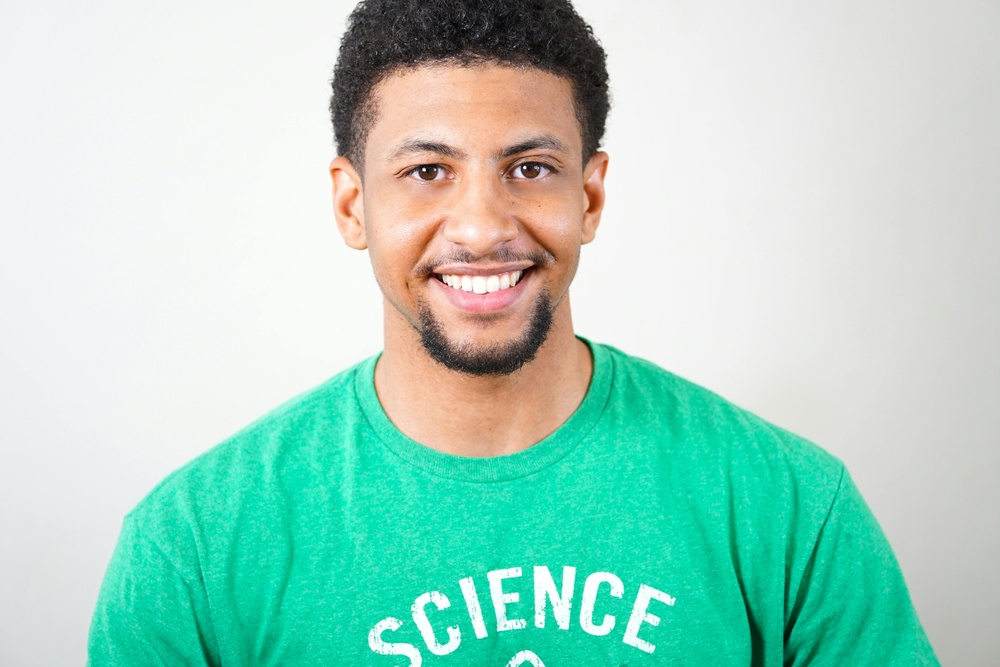
#> input picture 2.jpg, 1000 x 667 px, shrunk from 6000 x 4000 before the run
$ jupyter execute lab6.ipynb
#> lines starting #> are read from the running program, lines starting #| are printed output that depends on the picture; pictures that were not available may be replaced by others from this repository, and a replacement may not be noted
[cell 1]
import cv2
import numpy as np
import matplotlib.pyplot as plt

[cell 2]
def histogram_equalization(image):
    if len(image.shape) == 3:  # Check if image is color
        gray = cv2.cvtColor(image, cv2.COLOR_BGR2GRAY)  # Convert to grayscale
    else:
        gray = image  # Already grayscale

    equalized = cv2.equalizeHist(gray)  # Apply histogram equalization
    return gray, equalized

[cell 3]
def match_histogram(source, reference):
    source_hist, _ = np.histogram(source.flatten(), 256, [0, 256])
    reference_hist, _ = np.histogram(reference.flatten(), 256, [0, 256])

    # Compute CDFs
    source_cdf = np.cumsum(source_hist) / np.sum(source_hist)
    reference_cdf = np.cumsum(reference_hist) / np.sum(reference_hist)

    # Create a mapping (LUT) from source to reference CDF
    lut = np.interp(source_cdf, reference_cdf, np.arange(256))

    # Apply LUT transformation
    modified_image = cv2.LUT(source, lut.astype(np.uint8))

    return modified_image

[cell 4]
input_image = cv2.imread('2.jpg')  # Load input image
#> input_image is the input picture: shape (667, 1000, 3); mean B, G, R 198.1, 213.7, 166.7
reference_image = cv2.imread('1.jpg', cv2.IMREAD_GRAYSCALE)
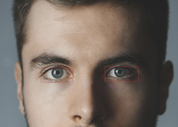
#> input picture 1.png, 178 x 127 px, shrunk from 1068 x 760 before the run, given in place of 1.jpg, which was not available
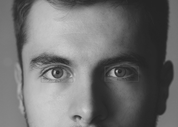
#> reference_image: shape (127, 178); min 34, max 208, mean 111.8

[cell 5]
gray_image, equalized_image = histogram_equalization(input_image)
#> in histogram_equalization, `gray = cv2.cvtColor(image, cv2.COLOR_BGR2GRAY)`:
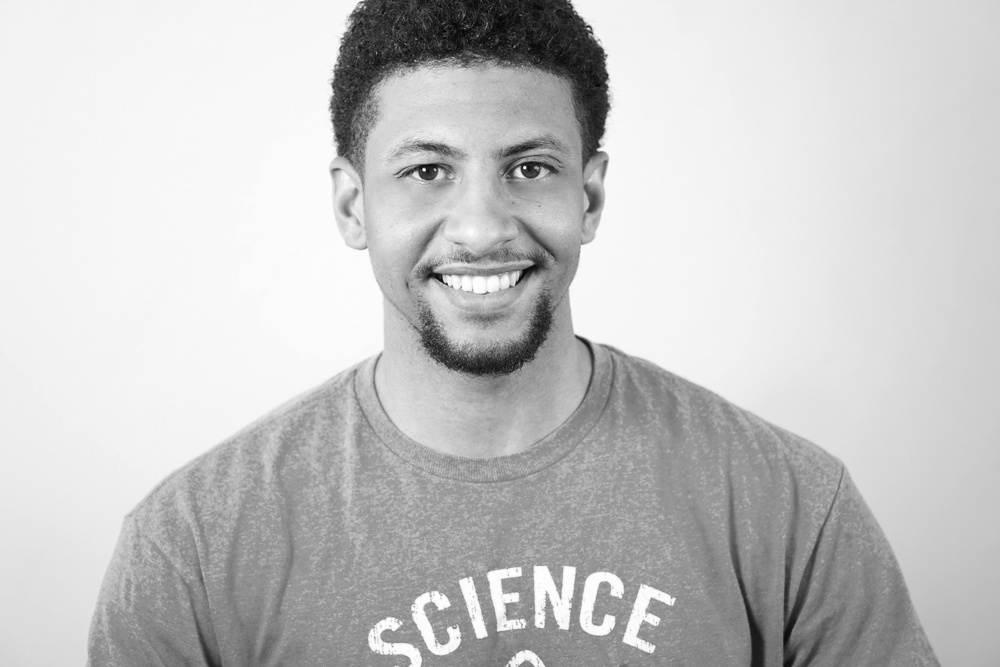
#> gray: shape (667, 1000); min 2, max 255, mean 197.9
#> in histogram_equalization, `equalized = cv2.equalizeHist(gray)`:
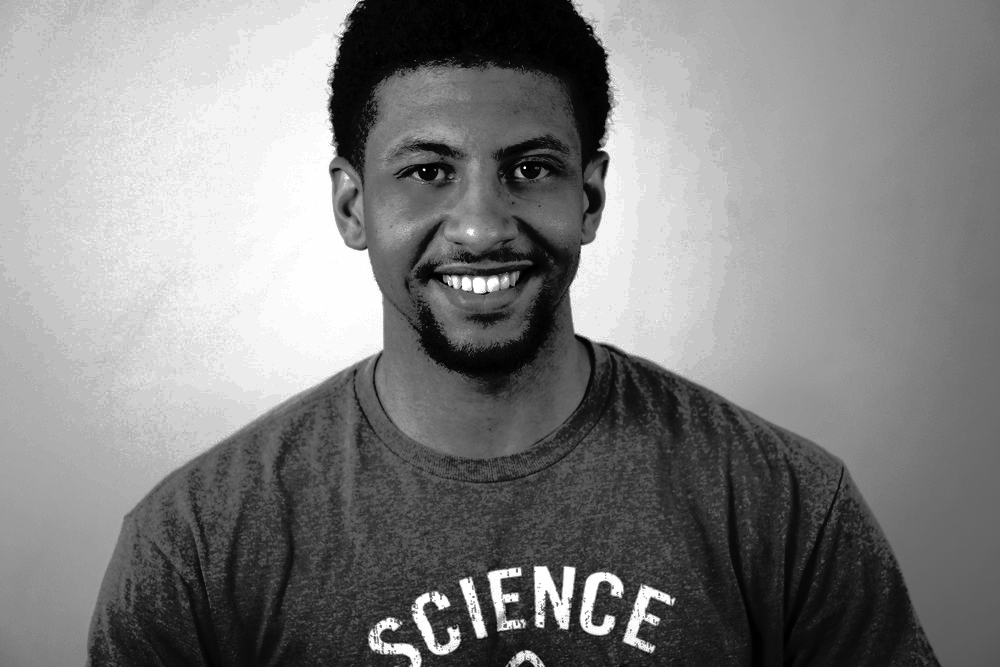
#> equalized: shape (667, 1000); min 0, max 255, mean 129.3
gray_image2, equalized_image2 = histogram_equalization(reference_image)
#> in histogram_equalization (call 2), `equalized = cv2.equalizeHist(gray)`:
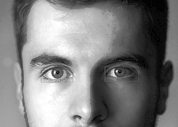
#> equalized: shape (127, 178); min 0, max 255, mean 128.6
matched_image = match_histogram(gray_image, gray_image2)
#> in match_histogram, `source_hist, _ = np.histogram(source.flatten(), 256, [0, 256])`: source_hist = 256 values, max 27397 at index 243, min 0 at index 0, mean 2605.5
#> in match_histogram, `reference_hist, _ = np.histogram(reference.flatten(), 256, [0, 256])`: reference_hist = 256 values, max 667 at index 37, min 0 at index 0, mean 88.3
#> in match_histogram, `source_cdf = np.cumsum(source_hist) / np.sum(source_hist)`: source_cdf = 256 values from 0 to 1
#> in match_histogram, `lut = np.interp(source_cdf, reference_cdf, np.arange(256))`: lut = 256 values from 33 to 255
#> in match_histogram, `modified_image = cv2.LUT(source, lut.astype(np.uint8))`:
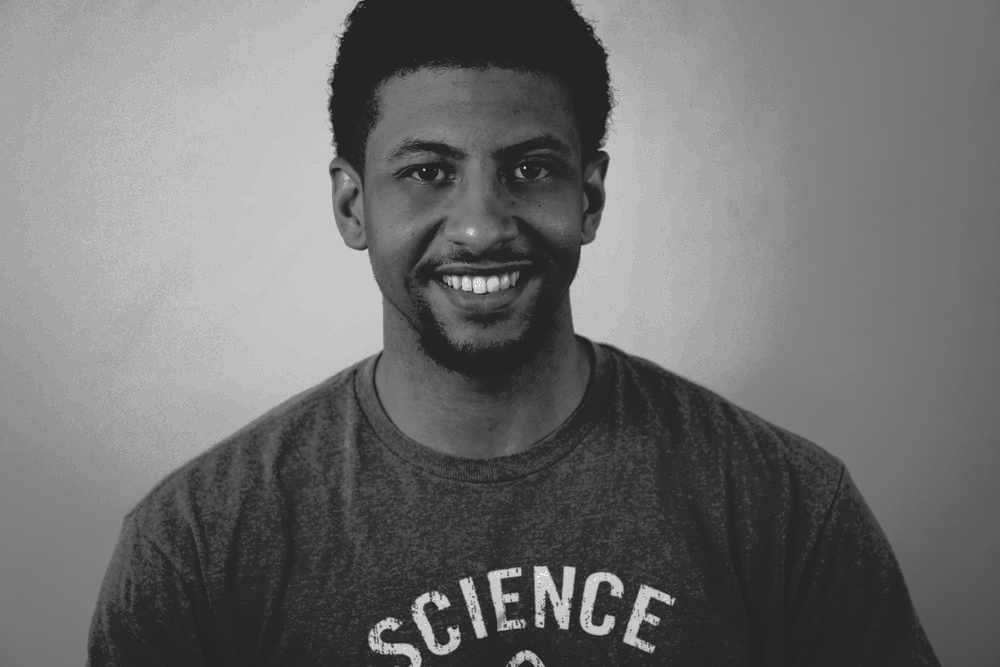
#> modified_image: shape (667, 1000); min 33, max 255, mean 111.9

[cell 6]
fig, axes = plt.subplots(1, 4, figsize=(16, 4))
axes[0].imshow(gray_image, cmap='gray')
axes[0].set_title("Original Grayscale Image")
axes[0].axis("off")

axes[1].imshow(gray_image2, cmap='gray')
axes[1].set_title("Refrence image")
axes[1].axis("off")

axes[2].imshow(equalized_image, cmap='gray')
axes[2].set_title("Histogram Equalized Image")
axes[2].axis("off")

axes[3].imshow(matched_image, cmap='gray')
axes[3].set_title("Histogram Matched Image")
axes[3].axis("off")

plt.show()
